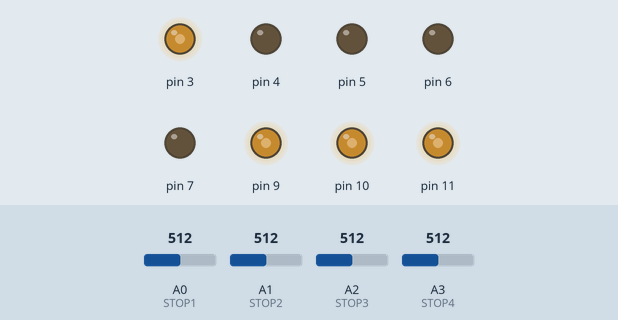
A sketch run on a simulated Arduino Uno, built with avr-gcc and run on an emulated ATmega328P. Shown: output pins drawn as LEDs (lit = HIGH). The inputs (shaded band) are chosen by the test bench; at power-on: A0 (STOP1) = 512, A1 (STOP2) = 512, A2 (STOP3) = 512, A3 (STOP4) = 512.

Above: at 1.2 s.
1.3 s: A0 (STOP1) set to 490
At 1.9 s:
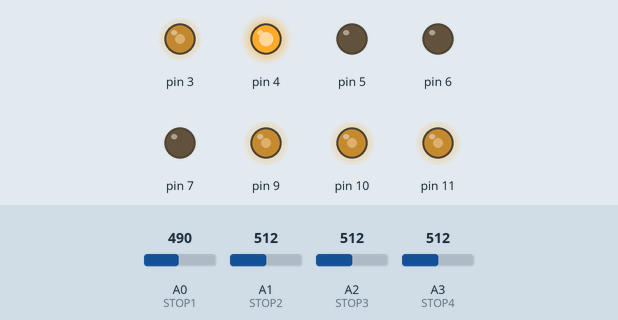
3.6 s: A1 (STOP2) set to 716
At 4.4 s:
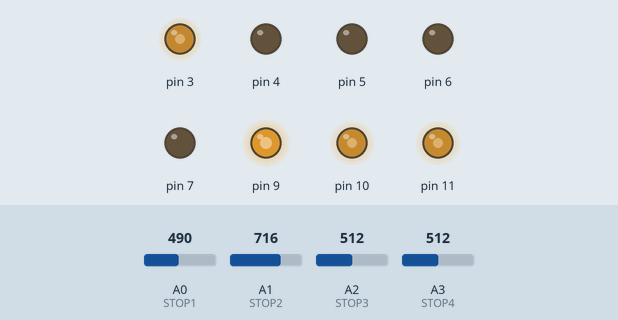
5.1 s: A2 (STOP3) set to 716
At 5.6 s:
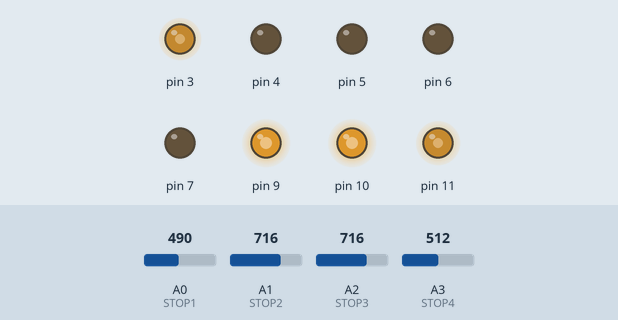
6.6 s: A3 (STOP4) set to 716
At 7.8 s:
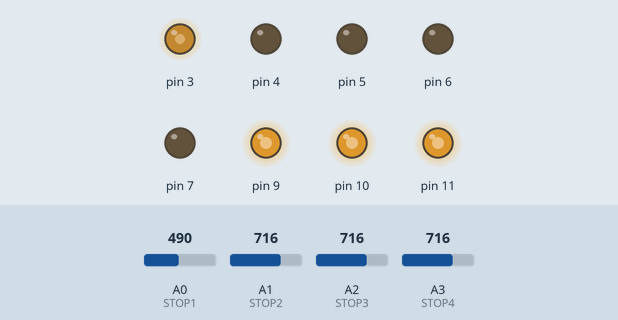
8.1 s: A0 (STOP1) set to 716
At 9.1 s:
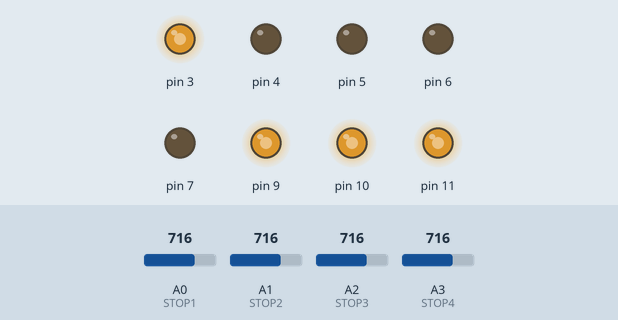
9.6 s: A1 (STOP2) set to 490
At 10.9 s:
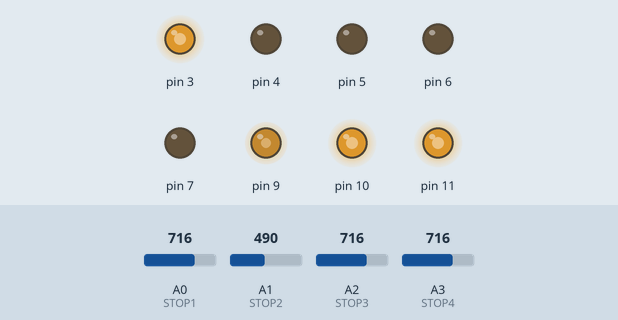
Timing chart, 0 to 12.6 s (numbered marks = the images above; inputs shaded):
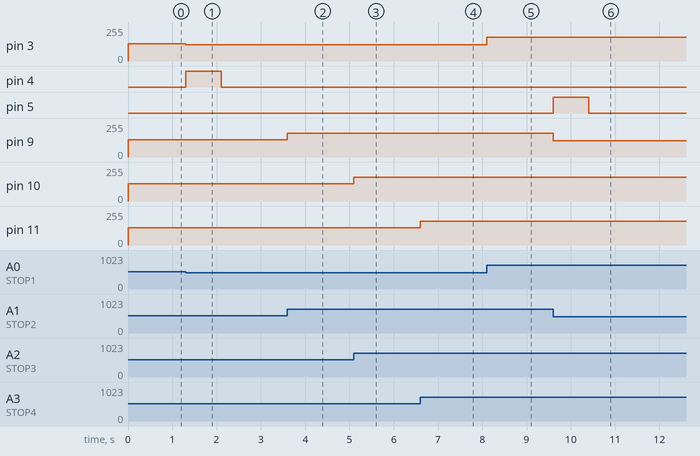

Measured:
- after the input at 1.3 s, pin 3: 128/255 → 122/255 at once; pin 4: LOW → HIGH at once, → LOW 0.80 s later
- after the input at 3.6 s, pin 9: 128/255 → 179/255 at once
- after the input at 5.1 s, pin 10: 128/255 → 179/255 at once
- after the input at 6.6 s, pin 11: 128/255 → 179/255 at once
- after the input at 8.1 s, pin 3: 122/255 → 179/255 at once
- after the input at 9.6 s, pin 5: LOW → HIGH at once, → LOW 0.80 s later; pin 9: 179/255 → 122/255 at once

The sketch:

Bus_stop.ino
```cpp
#include <SoftwareSerial.h>

#define STOP1 A0
#define STOP2 A1
#define STOP3 A2
#define STOP4 A3
#define DTRX 12
#define DTTX 13

SoftwareSerial DirectSerial(DTRX,DTTX);

int IR_value[4] = {0,};
int Now = 0, Past = -1;

void setup() {
  //Serial.begin(9600);
  DirectSerial.begin(9600);
  pinMode(STOP1,INPUT);
  pinMode(STOP2,INPUT);
  pinMode(STOP3,INPUT);
  pinMode(STOP4,INPUT);
  pinMode(3,OUTPUT); //PWM 주파수가 490Hz(3, 9, 10, 11번 핀)으로 고정되어 있음
  pinMode(9,OUTPUT);
  pinMode(10,OUTPUT);
  pinMode(11,OUTPUT);
  pinMode(4,OUTPUT); //LED 제어용
  pinMode(5,OUTPUT);
  pinMode(6,OUTPUT);
  pinMode(7,OUTPUT);
}

void loop() {
  uint8_t c;
  IR_value[0] = analogRead(STOP1);
  IR_value[1] = analogRead(STOP2);
  IR_value[2] = analogRead(STOP3);
  IR_value[3] = analogRead(STOP4);

  analogWrite(3,IR_value[0]/4);
  analogWrite(9,IR_value[1]/4);
  analogWrite(10,IR_value[2]/4);
  analogWrite(11,IR_value[3]/4);

  for(int i=0;i<4;i++){
    if(IR_value[i] <= 500){
      Now = i+1;

      if(Now == Past)
       break;
      DirectSerial.write(Now+48);
      digitalWrite(Now+3,HIGH);
      Past = Now;
      delay(800);

      digitalWrite(Now+3,LOW);
    }
  }
}
```
